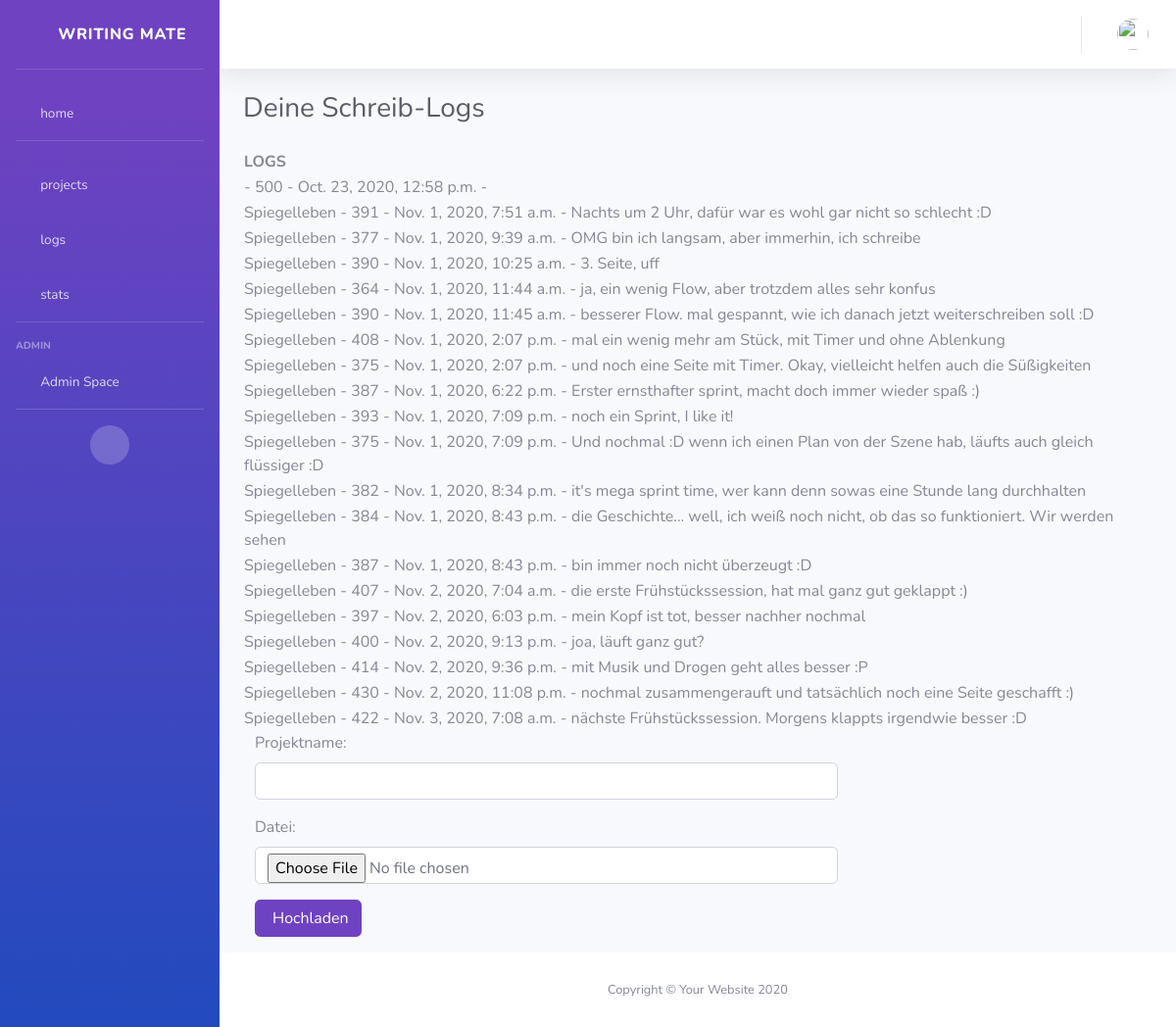
Page /logs/ (signed in) on the committed database.
### logs/models.py (models this page shows, shortened)
class Log(models.Model):
    user = models.ForeignKey(settings.AUTH_USER_MODEL, on_delete=models.CASCADE)
    project = models.ForeignKey('Project', on_delete=models.CASCADE)
    date = models.DateField(default=timezone.now)
    time = models.TimeField(default=timezone.now)
    count = models.IntegerField()
    note = models.TextField(null=True, blank=True)

class Project(models.Model):
    user = models.ForeignKey(settings.AUTH_USER_MODEL, on_delete=models.CASCADE)
    title = models.CharField(max_length=200, default="")
    slug = models.SlugField(default="")
    created_at = models.DateTimeField(default=timezone.now)
    goal = models.IntegerField(default=50000)
    STATUS = [
        ("prepping", 'prepping'),
        ("in progress", 'in progress'),
        ("drafted", 'drafted'),
        ("completed", 'completed'),
        ("published", 'published'),
    ]
    status = models.CharField(
        max_length=20,
        choices=STATUS,
        default="prepping",
    )
    topic = models.CharField(max_length=200, default="")
    UNITS = [
        ("words", 'words'),
        ("characters", 'characters'),
        ("pages", 'pages'),
        ("minutes", 'minutes'),
        ("hours", 'hours'),
        ("other", 'other'),
    ]
    unit = models.CharField(
        max_length=20,
        choices=UNITS,
        default="words",
    )
    TYPES = [
        ("novel", 'novel'),
        ("short story", 'short story'),
        ("memoir", 'memoir'),
        ("script", 'script'),
        ("nonfiction", 'nonfiction'),
        ("poetry", 'poetry'),
        ("other", 'other'),
    ]
    type = models.CharField(
        max_length=20,
        choices=TYPES,
        default="novel",
    )
    def __str__(self):
        return self.title

### logs/views.py (the view, shortened to what this page needs)
# urls.py: path('logs/', views.logs, name='logs'),
def logs(request):
    print("hi")
    data = {}
    if "GET" == request.method:
        logs = Log.objects.filter(user=request.user).order_by("date")
        return render(request, 'logs/logs.html', {'logs': logs})

### logs/templates/logs/logs.html (shortened to what this page needs)
{% extends "blank.html" %}
{% load static %}
{% block page-heading %}Deine Schreib-Logs{% endblock %}
{% block content %}
<table>
    <tr><td><b>LOGS</b></td></tr>
    {% for log in logs %}
    <tr>
        <td>{{ log.project }} - {{ log.count }} - {{ log.date }}, {{ log.time }} - {{ log.note }}</td>
    </tr>
    {% endfor %}
</table>
<form action="{% url 'logs' %}" method="POST" enctype="multipart/form-data" class="form-horizontal">
    <div class="form-group">
        <label for="project" class="col-md-3 col-sm-3 col-xs-12 control-label">Projektname: </label>
        <div class="col-md-8">
            <input type="text" name="project" id="project" required="True" class="form-control">
        </div>
    </div>
    <div class="form-group">
        <label for="name" class="col-md-3 col-sm-3 col-xs-12 control-label">Datei: </label>
        <div class="col-md-8">
            <input type="file" name="csv_file" id="csv_file" required="True" class="form-control">
        </div>
    </div>
    <div class="form-group">
        <div class="col-md-3 col-sm-3 col-xs-12 col-md-offset-3" style="margin-bottom:10px;">
             <button class="btn btn-primary"> Hochladen </button>
        </div>
    </div>
</form>
{% endblock %}

### logs/templates/blank.html (shortened to what this page needs)
<!DOCTYPE html>
<html lang="en">
<head>
  {% load static %}
  <link href="{% static 'logs/vendor/fontawesome-free/css/all.min.css' %}" rel="stylesheet" type="text/css">
  <link href="{% static 'logs/css/sb-admin-2.min.css' %}" rel="stylesheet">
</head>
<body id="page-top">
  <div id="wrapper">
    <ul class="navbar-nav bg-gradient-primary sidebar sidebar-dark accordion" id="accordionSidebar">
      <a class="sidebar-brand d-flex align-items-center justify-content-center" href="index.html">
        <div class="sidebar-brand-icon rotate-n-15">
          <i class="fas fa-laugh-wink"></i>
        </div>
        <div class="sidebar-brand-text mx-3">writing mate</div>
      </a>
      <hr class="sidebar-divider">
      <li class="nav-item">
        <a class="nav-link" href="/">
          <i class="fas fa-fw fa-tachometer-alt"></i>
          <span>home</span></a>
      </li>
      <hr class="sidebar-divider">
      <li class="nav-item">
        <a class="nav-link" href="/projects/">
          <i class="fas fa-fw fa-folder"></i>
          <span>projects</span></a>
      </li>
      <li class="nav-item">
        <a class="nav-link" href="/logs/">
          <i class="fas fa-fw fa-tachometer-alt"></i>
          <span>logs</span></a>
      </li>
      <li class="nav-item">
        <a class="nav-link collapsed" href="#" data-toggle="collapse" data-target="#collapseStats" aria-expanded="true" aria-controls="collapseStats">
          <i class="fas fa-fw fa-chart-area"></i>
          <span>stats</span>
        </a>
      </li>
      <hr class="sidebar-divider">
      <div class="sidebar-heading">
        Admin
      </div>
      <li class="nav-item">
        <a class="nav-link" href="/admin/">
          <i class="fas fa-fw fa-cog"></i>
          <span>Admin Space</span></a>
      </li>
      <hr class="sidebar-divider d-none d-md-block">
      <div class="text-center d-none d-md-inline">
        <button class="rounded-circle border-0" id="sidebarToggle"></button>
      </div>
    </ul>
    <div id="content-wrapper" class="d-flex flex-column">
      <div id="content">
        <nav class="navbar navbar-expand navbar-light bg-white topbar mb-4 static-top shadow">
          <ul class="navbar-nav ml-auto">
            <li class="nav-item dropdown no-arrow">
              <a class="nav-link dropdown-toggle" href="#" id="userDropdown" role="button" data-toggle="dropdown" aria-haspopup="true" aria-expanded="false">
                <img class="img-profile rounded-circle" src="{% block user_image %}https://source.unsplash.com/QAB-WJcbgJk/60x60{% endblock %}"">
              </a>
            </li>
          </ul>
        </nav>
        <div class="container-fluid">
          <h1 class="h3 mb-4 text-gray-800">{% block page-heading %}Heading{% endblock %}</h1>
          {% block content %}{% endblock %}
        </div>
      </div>
      <footer class="sticky-footer bg-white">
        <div class="container my-auto">
          <div class="copyright text-center my-auto">
            <span>Copyright &copy; Your Website 2020</span>
          </div>
        </div>
      </footer>
    </div>
  </div>
</body>
</html>

### rows in the picture
Log: count "500", date "Oct. 23, 2020", time "12:58 p.m."
Log: project "Spiegelleben", count "391", date "Nov. 1, 2020", time "7:51 a.m.", note "Nachts um 2 Uhr, dafür war es wohl gar nicht so schlecht :D"
Log: project "Spiegelleben", count "377", date "Nov. 1, 2020", time "9:39 a.m.", note "OMG bin ich langsam, aber immerhin, ich schreibe"
Log: project "Spiegelleben", count "390", date "Nov. 1, 2020", time "10:25 a.m.", note "3. Seite, uff"
Log: project "Spiegelleben", count "364", date "Nov. 1, 2020", time "11:44 a.m.", note "ja, ein wenig Flow, aber trotzdem alles sehr konfus"
Log: project "Spiegelleben", count "390", date "Nov. 1, 2020", time "11:45 a.m.", note "besserer Flow. mal gespannt, wie ich danach jetzt weiterschreiben soll :D"
Log: project "Spiegelleben", count "408", date "Nov. 1, 2020", time "2:07 p.m.", note "mal ein wenig mehr am Stück, mit Timer und ohne Ablenkung"
Log: project "Spiegelleben", count "375", date "Nov. 1, 2020", time "2:07 p.m.", note "und noch eine Seite mit Timer. Okay, vielleicht helfen auch die Süßigkeiten"
Log: project "Spiegelleben", count "387", date "Nov. 1, 2020", time "6:22 p.m.", note "Erster ernsthafter sprint, macht doch immer wieder spaß :)"
Log: project "Spiegelleben", count "393", date "Nov. 1, 2020", time "7:09 p.m.", note "noch ein Sprint, I like it!"
Log: project "Spiegelleben", count "375", date "Nov. 1, 2020", time "7:09 p.m.", note "Und nochmal :D wenn ich einen Plan von der Szene hab, läufts auch gleich flüssiger :D"
Log: project "Spiegelleben", count "382", date "Nov. 1, 2020", time "8:34 p.m.", note "it's mega sprint time, wer kann denn sowas eine Stunde lang durchhalten"
Log: project "Spiegelleben", count "384", date "Nov. 1, 2020", time "8:43 p.m.", note "die Geschichte... well, ich weiß noch nicht, ob das so funktioniert. Wir werden sehen"
Log: project "Spiegelleben", count "387", date "Nov. 1, 2020", time "8:43 p.m.", note "bin immer noch nicht überzeugt :D"
Log: project "Spiegelleben", count "407", date "Nov. 2, 2020", time "7:04 a.m.", note "die erste Frühstückssession, hat mal ganz gut geklappt :)"
Log: project "Spiegelleben", count "397", date "Nov. 2, 2020", time "6:03 p.m.", note "mein Kopf ist tot, besser nachher nochmal"
Log: project "Spiegelleben", count "400", date "Nov. 2, 2020", time "9:13 p.m.", note "joa, läuft ganz gut?"
Log: project "Spiegelleben", count "414", date "Nov. 2, 2020", time "9:36 p.m.", note "mit Musik und Drogen geht alles besser :P"
Log: project "Spiegelleben", count "430", date "Nov. 2, 2020", time "11:08 p.m.", note "nochmal zusammengerauft und tatsächlich noch eine Seite geschafft :)"
Log: project "Spiegelleben", count "422", date "Nov. 3, 2020", time "7:08 a.m.", note "nächste Frühstückssession. Morgens klappts irgendwie besser :D"
